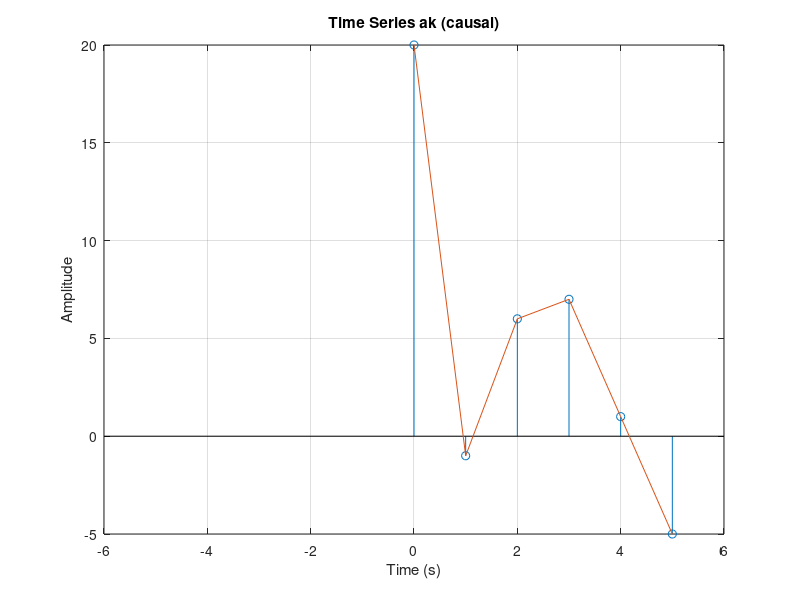
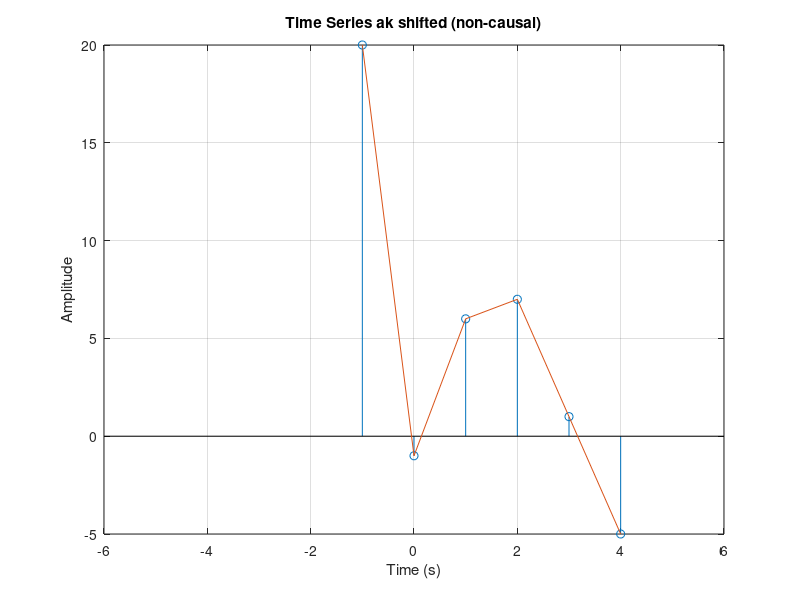

MATLAB code for these plots, in order:
%% 1.1 
% Define and plot time series
ak=[20,-1,6,7,1,-5]; % Define time series values
t=[0:1:5]; % Define time variable
figure;
stem(t,ak); % vertical line plot
grid on;
hold on;
plot(t,ak); % continuous line plot
title('Time Series ak (causal)');
xlabel('Time (s)');
ylabel('Amplitude');
xlim([-6 6]);

% shift the time series to the left
ak=[20,-1,6,7,1,-5]; % Define time series values
t=[-1:1:4]; % Define time variable
figure;
stem(t,ak); % vertical line plot
grid on;
hold on;
plot(t,ak); % continuous line plot
title('Time Series ak shifted (non-causal)');
xlabel('Time (s)');
ylabel('Amplitude');
xlim([-6 6]);
